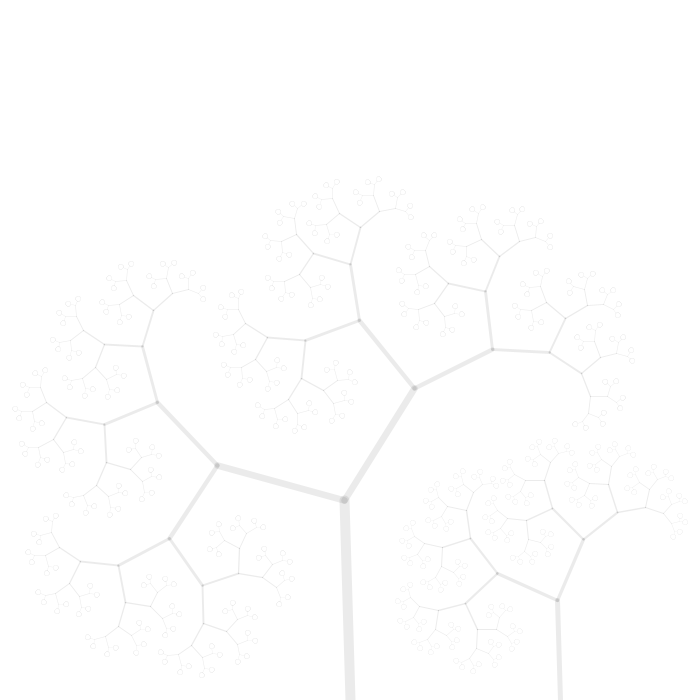
Frame 1 (no input)
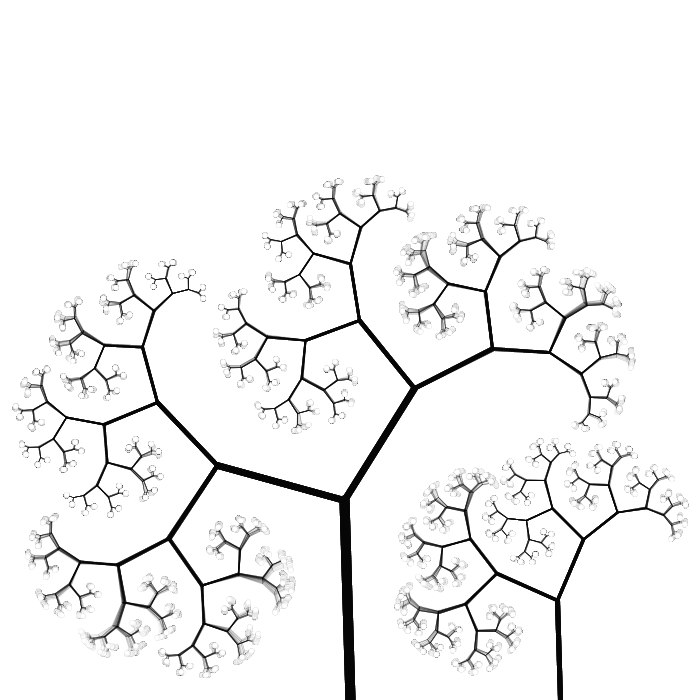
Frame 60 (the mouse pressed at the canvas centre just before this capture)
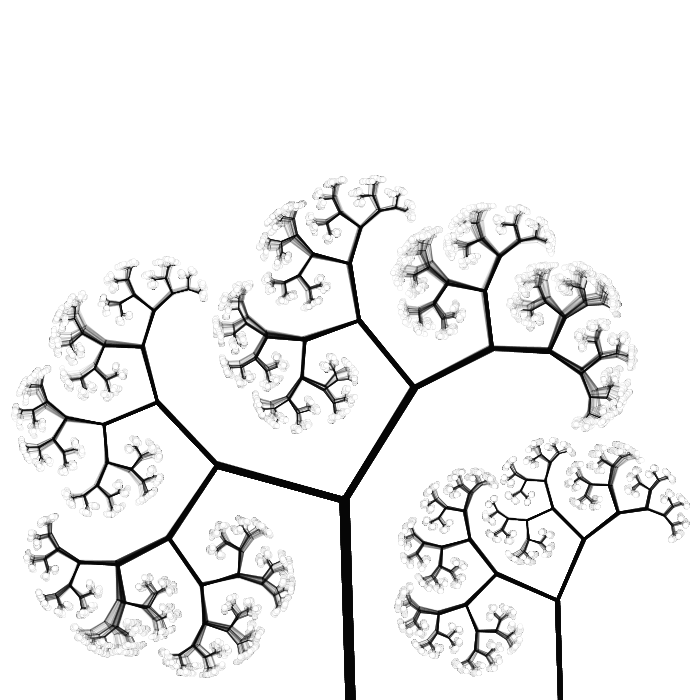
Frame 120 (the mouse held since frame 60 and released just before this capture)

The Processing sketch that drew these frames (run headless with seeded random() and noise(); from frame 60 on, the mouse is pressed at the canvas centre):

// Processing sketch: e07_drzewa_dwa_abstrakcja
// ── e07_drzewa_dwa_abstrakcja.pde
void setup()
{
  size(700, 700);
  background(255);
  stroke(0, 20);
  
}

void draw()
{
  //fill(255, 30);
  //rect(0,0,width,height);
  drzewo(width*0.5, height, 200, 91.5);
  drzewo(width*0.8, height, 100, 91.5);
}

void drzewo(float x, float y, float wysokosc, float kat)
{
  if (wysokosc > 5)
  { //lodyga/galazka
    float yk = y - wysokosc * sin(radians(kat));
    float xk = x + wysokosc * cos(radians(kat));
    strokeWeight(wysokosc*0.05);
    line(x, y, xk, yk);
    drzewo(xk, yk, wysokosc*0.66, kat + 60 + 20*noise(x,y,frameCount*0.001));
    drzewo(xk, yk, wysokosc*0.66, kat - 20 - 20*noise(x,y,frameCount*0.001));
  }
  else
  { //lisc
    ellipse(x, y, 5, 5);
  }
}
